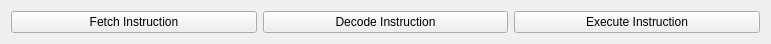
   <widget class="QWidget" name="layoutWidget">
    <property name="geometry">
     <rect>
      <x>180</x>
      <y>40</y>
      <width>771</width>
      <height>41</height>
     </rect>
    </property>
    <layout class="QHBoxLayout" name="buttonsHorizontalLayout">
     <item>
      <widget class="QPushButton" name="fetchInstructionBtn">
       <property name="sizePolicy">
        <sizepolicy hsizetype="Minimum" vsizetype="Maximum">
         <horstretch>0</horstretch>
         <verstretch>0</verstretch>
        </sizepolicy>
       </property>
       <property name="maximumSize">
        <size>
         <width>16777215</width>
         <height>32</height>
        </size>
       </property>
       <property name="text">
        <string>Fetch Instruction</string>
       </property>
      </widget>
     </item>
     <item>
      <widget class="QPushButton" name="decodeInstructionBtn">
       <property name="sizePolicy">
        <sizepolicy hsizetype="Minimum" vsizetype="Maximum">
         <horstretch>0</horstretch>
         <verstretch>0</verstretch>
        </sizepolicy>
       </property>
       <property name="maximumSize">
        <size>
         <width>16777215</width>
         <height>32</height>
        </size>
       </property>
       <property name="text">
        <string>Decode Instruction</string>
       </property>
      </widget>
     </item>
     <item>
      <widget class="QPushButton" name="executeInstructionBtn">
       <property name="sizePolicy">
        <sizepolicy hsizetype="Minimum" vsizetype="Maximum">
         <horstretch>0</horstretch>
         <verstretch>0</verstretch>
        </sizepolicy>
       </property>
       <property name="maximumSize">
        <size>
         <width>16777215</width>
         <height>32</height>
        </size>
       </property>
       <property name="text">
        <string>Execute Instruction</string>
       </property>
      </widget>
     </item>
    </layout>
   </widget>
